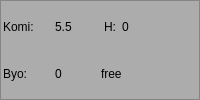
            <widget class="QFrame" name="frame_2" >
             <property name="sizePolicy" >
              <sizepolicy>
               <hsizetype>5</hsizetype>
               <vsizetype>1</vsizetype>
               <horstretch>0</horstretch>
               <verstretch>0</verstretch>
              </sizepolicy>
             </property>
             <property name="minimumSize" >
              <size>
               <width>16</width>
               <height>40</height>
              </size>
             </property>
             <property name="palette" >
              <palette>
               <active>
                <colorrole role="WindowText" >
                 <brush brushstyle="SolidPattern" >
                  <color alpha="255" >
                   <red>0</red>
                   <green>0</green>
                   <blue>0</blue>
                  </color>
                 </brush>
                </colorrole>
                <colorrole role="Button" >
                 <brush brushstyle="SolidPattern" >
                  <color alpha="255" >
                   <red>172</red>
                   <green>172</green>
                   <blue>172</blue>
                  </color>
                 </brush>
                </colorrole>
                <colorrole role="Light" >
                 <brush brushstyle="SolidPattern" >
                  <color alpha="255" >
                   <red>255</red>
                   <green>255</green>
                   <blue>255</blue>
                  </color>
                 </brush>
                </colorrole>
                <colorrole role="Midlight" >
                 <brush brushstyle="SolidPattern" >
                  <color alpha="255" >
                   <red>213</red>
                   <green>213</green>
                   <blue>213</blue>
                  </color>
                 </brush>
                </colorrole>
                <colorrole role="Dark" >
                 <brush brushstyle="SolidPattern" >
                  <color alpha="255" >
                   <red>86</red>
                   <green>86</green>
                   <blue>86</blue>
                  </color>
                 </brush>
                </colorrole>
                <colorrole role="Mid" >
                 <brush brushstyle="SolidPattern" >
                  <color alpha="255" >
                   <red>115</red>
                   <green>115</green>
                   <blue>115</blue>
                  </color>
                 </brush>
                </colorrole>
                <colorrole role="Text" >
                 <brush brushstyle="SolidPattern" >
                  <color alpha="255" >
                   <red>0</red>
                   <green>0</green>
                   <blue>0</blue>
                  </color>
                 </brush>
                </colorrole>
                <colorrole role="BrightText" >
                 <brush brushstyle="SolidPattern" >
                  <color alpha="255" >
                   <red>255</red>
                   <green>255</green>
                   <blue>255</blue>
                  </color>
                 </brush>
                </colorrole>
                <colorrole role="ButtonText" >
                 <brush brushstyle="SolidPattern" >
                  <color alpha="255" >
                   <red>0</red>
                   <green>0</green>
                   <blue>0</blue>
                  </color>
                 </brush>
                </colorrole>
                <colorrole role="Base" >
                 <brush brushstyle="SolidPattern" >
                  <color alpha="255" >
                   <red>255</red>
                   <green>255</green>
                   <blue>255</blue>
                  </color>
                 </brush>
                </colorrole>
                <colorrole role="Window" >
                 <brush brushstyle="SolidPattern" >
                  <color alpha="255" >
                   <red>172</red>
                   <green>172</green>
                   <blue>172</blue>
                  </color>
                 </brush>
                </colorrole>
                <colorrole role="Shadow" >
                 <brush brushstyle="SolidPattern" >
                  <color alpha="255" >
                   <red>0</red>
                   <green>0</green>
                   <blue>0</blue>
                  </color>
                 </brush>
                </colorrole>
                <colorrole role="Highlight" >
                 <brush brushstyle="SolidPattern" >
                  <color alpha="255" >
                   <red>103</red>
                   <green>141</green>
                   <blue>178</blue>
                  </color>
                 </brush>
                </colorrole>
                <colorrole role="HighlightedText" >
                 <brush brushstyle="SolidPattern" >
                  <color alpha="255" >
                   <red>255</red>
                   <green>255</green>
                   <blue>255</blue>
                  </color>
                 </brush>
                </colorrole>
                <colorrole role="Link" >
                 <brush brushstyle="SolidPattern" >
                  <color alpha="255" >
                   <red>0</red>
                   <green>0</green>
                   <blue>238</blue>
                  </color>
                 </brush>
                </colorrole>
                <colorrole role="LinkVisited" >
                 <brush brushstyle="SolidPattern" >
                  <color alpha="255" >
                   <red>82</red>
                   <green>24</green>
                   <blue>139</blue>
                  </color>
                 </brush>
                </colorrole>
                <colorrole role="AlternateBase" >
                 <brush brushstyle="SolidPattern" >
                  <color alpha="255" >
                   <red>213</red>
                   <green>213</green>
                   <blue>213</blue>
                  </color>
                 </brush>
                </colorrole>
               </active>
               <inactive>
                <colorrole role="WindowText" >
                 <brush brushstyle="SolidPattern" >
                  <color alpha="255" >
                   <red>0</red>
                   <green>0</green>
                   <blue>0</blue>
                  </color>
                 </brush>
                </colorrole>
                <colorrole role="Button" >
                 <brush brushstyle="SolidPattern" >
                  <color alpha="255" >
                   <red>172</red>
                   <green>172</green>
                   <blue>172</blue>
                  </color>
                 </brush>
                </colorrole>
                <colorrole role="Light" >
                 <brush brushstyle="SolidPattern" >
                  <color alpha="255" >
                   <red>255</red>
                   <green>255</green>
                   <blue>255</blue>
                  </color>
                 </brush>
                </colorrole>
                <colorrole role="Midlight" >
                 <brush brushstyle="SolidPattern" >
                  <color alpha="255" >
                   <red>213</red>
                   <green>213</green>
                   <blue>213</blue>
                  </color>
                 </brush>
                </colorrole>
                <colorrole role="Dark" >
                 <brush brushstyle="SolidPattern" >
                  <color alpha="255" >
                   <red>86</red>
                   <green>86</green>
                   <blue>86</blue>
                  </color>
                 </brush>
                </colorrole>
                <colorrole role="Mid" >
                 <brush brushstyle="SolidPattern" >
                  <color alpha="255" >
                   <red>115</red>
                   <green>115</green>
                   <blue>115</blue>
                  </color>
                 </brush>
                </colorrole>
                <colorrole role="Text" >
                 <brush brushstyle="SolidPattern" >
                  <color alpha="255" >
                   <red>0</red>
                   <green>0</green>
                   <blue>0</blue>
                  </color>
                 </brush>
                </colorrole>
                <colorrole role="BrightText" >
                 <brush brushstyle="SolidPattern" >
                  <color alpha="255" >
                   <red>255</red>
                   <green>255</green>
                   <blue>255</blue>
                  </color>
                 </brush>
                </colorrole>
                <colorrole role="ButtonText" >
                 <brush brushstyle="SolidPattern" >
                  <color alpha="255" >
                   <red>0</red>
                   <green>0</green>
                   <blue>0</blue>
                  </color>
                 </brush>
                </colorrole>
                <colorrole role="Base" >
                 <brush brushstyle="SolidPattern" >
                  <color alpha="255" >
                   <red>255</red>
                   <green>255</green>
                   <blue>255</blue>
                  </color>
                 </brush>
                </colorrole>
                <colorrole role="Window" >
                 <brush brushstyle="SolidPattern" >
                  <color alpha="255" >
                   <red>172</red>
                   <green>172</green>
                   <blue>172</blue>
                  </color>
                 </brush>
                </colorrole>
                <colorrole role="Shadow" >
                 <brush brushstyle="SolidPattern" >
                  <color alpha="255" >
                   <red>0</red>
                   <green>0</green>
                   <blue>0</blue>
                  </color>
                 </brush>
                </colorrole>
                <colorrole role="Highlight" >
                 <brush brushstyle="SolidPattern" >
                  <color alpha="255" >
                   <red>103</red>
                   <green>141</green>
                   <blue>178</blue>
                  </color>
                 </brush>
                </colorrole>
                <colorrole role="HighlightedText" >
                 <brush brushstyle="SolidPattern" >
                  <color alpha="255" >
                   <red>255</red>
                   <green>255</green>
                   <blue>255</blue>
                  </color>
                 </brush>
                </colorrole>
                <colorrole role="Link" >
                 <brush brushstyle="SolidPattern" >
                  <color alpha="255" >
                   <red>0</red>
                   <green>0</green>
                   <blue>238</blue>
                  </color>
                 </brush>
                </colorrole>
                <colorrole role="LinkVisited" >
                 <brush brushstyle="SolidPattern" >
                  <color alpha="255" >
                   <red>82</red>
                   <green>24</green>
                   <blue>139</blue>
                  </color>
                 </brush>
                </colorrole>
                <colorrole role="AlternateBase" >
                 <brush brushstyle="SolidPattern" >
                  <color alpha="255" >
                   <red>213</red>
                   <green>213</green>
                   <blue>213</blue>
                  </color>
                 </brush>
                </colorrole>
               </inactive>
               <disabled>
                <colorrole role="WindowText" >
                 <brush brushstyle="SolidPattern" >
                  <color alpha="255" >
                   <red>86</red>
                   <green>86</green>
                   <blue>86</blue>
                  </color>
                 </brush>
                </colorrole>
                <colorrole role="Button" >
                 <brush brushstyle="SolidPattern" >
                  <color alpha="255" >
                   <red>172</red>
                   <green>172</green>
                   <blue>172</blue>
                  </color>
                 </brush>
                </colorrole>
                <colorrole role="Light" >
                 <brush brushstyle="SolidPattern" >
                  <color alpha="255" >
                   <red>255</red>
                   <green>255</green>
                   <blue>255</blue>
                  </color>
                 </brush>
                </colorrole>
                <colorrole role="Midlight" >
                 <brush brushstyle="SolidPattern" >
                  <color alpha="255" >
                   <red>213</red>
                   <green>213</green>
                   <blue>213</blue>
                  </color>
                 </brush>
                </colorrole>
                <colorrole role="Dark" >
                 <brush brushstyle="SolidPattern" >
                  <color alpha="255" >
                   <red>86</red>
                   <green>86</green>
                   <blue>86</blue>
                  </color>
                 </brush>
                </colorrole>
                <colorrole role="Mid" >
                 <brush brushstyle="SolidPattern" >
                  <color alpha="255" >
                   <red>115</red>
                   <green>115</green>
                   <blue>115</blue>
                  </color>
                 </brush>
                </colorrole>
                <colorrole role="Text" >
                 <brush brushstyle="SolidPattern" >
                  <color alpha="255" >
                   <red>86</red>
                   <green>86</green>
                   <blue>86</blue>
                  </color>
                 </brush>
                </colorrole>
                <colorrole role="BrightText" >
                 <brush brushstyle="SolidPattern" >
                  <color alpha="255" >
                   <red>255</red>
                   <green>255</green>
                   <blue>255</blue>
                  </color>
                 </brush>
                </colorrole>
                <colorrole role="ButtonText" >
                 <brush brushstyle="SolidPattern" >
                  <color alpha="255" >
                   <red>86</red>
                   <green>86</green>
                   <blue>86</blue>
                  </color>
                 </brush>
                </colorrole>
                <colorrole role="Base" >
                 <brush brushstyle="SolidPattern" >
                  <color alpha="255" >
                   <red>172</red>
                   <green>172</green>
                   <blue>172</blue>
                  </color>
                 </brush>
                </colorrole>
                <colorrole role="Window" >
                 <brush brushstyle="SolidPattern" >
                  <color alpha="255" >
                   <red>172</red>
                   <green>172</green>
                   <blue>172</blue>
                  </color>
                 </brush>
                </colorrole>
                <colorrole role="Shadow" >
                 <brush brushstyle="SolidPattern" >
                  <color alpha="255" >
                   <red>0</red>
                   <green>0</green>
                   <blue>0</blue>
                  </color>
                 </brush>
                </colorrole>
                <colorrole role="Highlight" >
                 <brush brushstyle="SolidPattern" >
                  <color alpha="255" >
                   <red>86</red>
                   <green>117</green>
                   <blue>148</blue>
                  </color>
                 </brush>
                </colorrole>
                <colorrole role="HighlightedText" >
                 <brush brushstyle="SolidPattern" >
                  <color alpha="255" >
                   <red>255</red>
                   <green>255</green>
                   <blue>255</blue>
                  </color>
                 </brush>
                </colorrole>
                <colorrole role="Link" >
                 <brush brushstyle="SolidPattern" >
                  <color alpha="255" >
                   <red>0</red>
                   <green>0</green>
                   <blue>238</blue>
                  </color>
                 </brush>
                </colorrole>
                <colorrole role="LinkVisited" >
                 <brush brushstyle="SolidPattern" >
                  <color alpha="255" >
                   <red>82</red>
                   <green>24</green>
                   <blue>139</blue>
                  </color>
                 </brush>
                </colorrole>
                <colorrole role="AlternateBase" >
                 <brush brushstyle="SolidPattern" >
                  <color alpha="255" >
                   <red>172</red>
                   <green>172</green>
                   <blue>172</blue>
                  </color>
                 </brush>
                </colorrole>
               </disabled>
              </palette>
             </property>
             <property name="frameShape" >
              <enum>QFrame::StyledPanel</enum>
             </property>
             <property name="frameShadow" >
              <enum>QFrame::Raised</enum>
             </property>
             <layout class="QGridLayout" >
              <property name="margin" >
               <number>2</number>
              </property>
              <property name="spacing" >
               <number>1</number>
              </property>
              <item row="1" column="1" >
               <widget class="QLabel" name="TextLabel_free" >
                <property name="toolTip" >
                 <string>free/rated game</string>
                </property>
                <property name="whatsThis" >
                 <string>free game:

use "free" command to make game rated or unrated (free)</string>
                </property>
                <property name="text" >
                 <string>free</string>
                </property>
                <property name="alignment" >
                 <set>Qt::AlignLeading|Qt::AlignLeft|Qt::AlignVCenter</set>
                </property>
               </widget>
              </item>
              <item row="0" column="1" >
               <layout class="QHBoxLayout" >
                <property name="margin" >
                 <number>0</number>
                </property>
                <property name="spacing" >
                 <number>6</number>
                </property>
                <item>
                 <widget class="QLabel" name="TextLabel_Handicap" >
                  <property name="maximumSize" >
                   <size>
                    <width>15</width>
                    <height>32767</height>
                   </size>
                  </property>
                  <property name="toolTip" >
                   <string>Handicap</string>
                  </property>
                  <property name="whatsThis" >
                   <string>Handicap

Number of stones placed by black as his first move.</string>
                  </property>
                  <property name="text" >
                   <string>H:</string>
                  </property>
                  <property name="alignment" >
                   <set>Qt::AlignRight|Qt::AlignTrailing|Qt::AlignVCenter</set>
                  </property>
                 </widget>
                </item>
                <item>
                 <widget class="QLabel" name="handicap" >
                  <property name="text" >
                   <string>0</string>
                  </property>
                 </widget>
                </item>
               </layout>
              </item>
              <item row="0" column="0" >
               <layout class="QHBoxLayout" >
                <property name="margin" >
                 <number>0</number>
                </property>
                <property name="spacing" >
                 <number>6</number>
                </property>
                <item>
                 <widget class="QLabel" name="TextLabel_komi" >
                  <property name="toolTip" >
                   <string>komi points</string>
                  </property>
                  <property name="whatsThis" >
                   <string>komi:

Add komi points to white because black has the advantage to set the first stone.
Use "komi x" to request a komi of x (number).</string>
                  </property>
                  <property name="text" >
                   <string>Komi:</string>
                  </property>
                 </widget>
                </item>
                <item>
                 <widget class="QLabel" name="komi" >
                  <property name="text" >
                   <string>5.5</string>
                  </property>
                 </widget>
                </item>
               </layout>
              </item>
              <item row="1" column="0" >
               <layout class="QHBoxLayout" >
                <property name="margin" >
                 <number>0</number>
                </property>
                <property name="spacing" >
                 <number>6</number>
                </property>
                <item>
                 <widget class="QLabel" name="TextLabel_Byo" >
                  <property name="toolTip" >
                   <string>byoyomi time (minutes)</string>
                  </property>
                  <property name="whatsThis" >
                   <string>Byoyomi time

Additional time to place a number of stones.
If time reaches zero before all stones are placed, the game ends immediately: "... forfeits on time."

Time Systems (offline):

Absolute: Byo = 0, no additional time after main time is zero.

Canadian: e.g. Byo = 6/25, 25 stones to place in 6 minutes; if all stones are placed. The byoyomi period is reset to this value and the same number of stones have to be placed until the game ends.

byo-yomi: e.g. Byo: 7x30s, 7 periods at 30 seconds; if a stone is placed within 30 seconds, time is reset to 30 seconds, if not placed within 30 seconds, period will be decreased by one, a new period of 30 seconds starts; if period is zero and last time interval is over then game ends.</string>
                  </property>
                  <property name="text" >
                   <string>Byo:</string>
                  </property>
                 </widget>
                </item>
                <item>
                 <widget class="QLabel" name="byoyomi" >
                  <property name="text" >
                   <string>0</string>
                  </property>
                 </widget>
                </item>
               </layout>
              </item>
             </layout>
            </widget>
